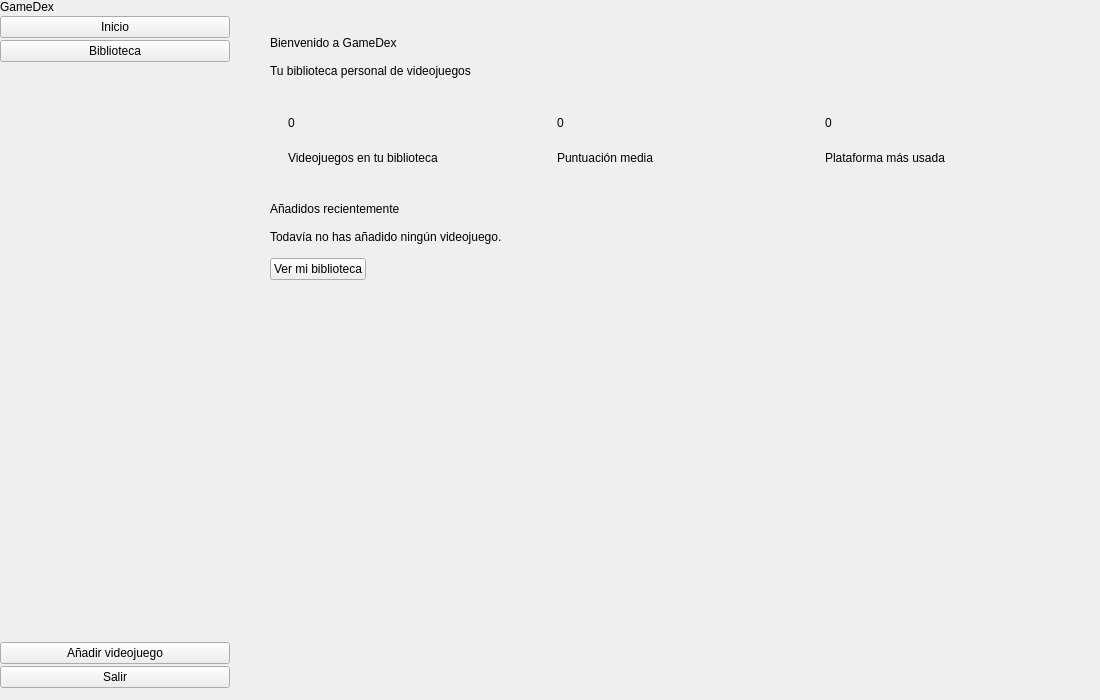
<?xml version="1.0" encoding="UTF-8"?>
<ui version="4.0">
 <class>MainWindow</class>
 <widget class="QMainWindow" name="MainWindow">
  <property name="geometry"><rect><x>0</x><y>0</y><width>1100</width><height>700</height></rect></property>
  <property name="minimumSize"><size><width>900</width><height>600</height></size></property>
  <property name="windowTitle"><string>GameDex</string></property>
  <widget class="QWidget" name="centralwidget">
   <layout class="QHBoxLayout" name="layoutCentral">
    <property name="spacing"><number>0</number></property>
    <property name="leftMargin"><number>0</number></property>
    <property name="topMargin"><number>0</number></property>
    <property name="rightMargin"><number>0</number></property>
    <property name="bottomMargin"><number>0</number></property>
    <item>
     <widget class="QFrame" name="panelLateral">
      <property name="minimumSize"><size><width>230</width><height>0</height></size></property>
      <property name="maximumSize"><size><width>230</width><height>16777215</height></size></property>
      <layout class="QVBoxLayout" name="layoutLateral">
       <property name="spacing"><number>2</number></property>
       <property name="leftMargin"><number>0</number></property>
       <property name="topMargin"><number>0</number></property>
       <property name="rightMargin"><number>0</number></property>
       <property name="bottomMargin"><number>12</number></property>
       <item>
        <widget class="QLabel" name="lblLogo">
         <property name="text"><string>GameDex</string></property>
        </widget>
       </item>
       <item><widget class="QPushButton" name="btnInicio">
 <property name="text"><string>Inicio</string></property>
 <property name="checkable"><bool>true</bool></property>
</widget></item>
       <item><widget class="QPushButton" name="btnBiblioteca">
 <property name="text"><string>Biblioteca</string></property>
 <property name="checkable"><bool>true</bool></property>
</widget></item>
       <item>
        <spacer name="spacerLateral">
         <property name="orientation"><enum>Qt::Vertical</enum></property>
         <property name="sizeHint" stdset="0"><size><width>20</width><height>40</height></size></property>
        </spacer>
       </item>
       <item><widget class="QPushButton" name="btnAnadir">
 <property name="text"><string>Añadir videojuego</string></property>
</widget></item>
       <item><widget class="QPushButton" name="btnSalir">
 <property name="text"><string>Salir</string></property>
</widget></item>
      </layout>
     </widget>
    </item>
    <item>
     <widget class="QStackedWidget" name="contenidoPrincipal">
      <property name="currentIndex"><number>0</number></property>
      <widget class="QWidget" name="pageInicio">
       <layout class="QVBoxLayout" name="layoutInicio">
        <property name="spacing"><number>14</number></property>
        <property name="leftMargin"><number>40</number></property>
        <property name="topMargin"><number>36</number></property>
        <property name="rightMargin"><number>40</number></property>
        <property name="bottomMargin"><number>30</number></property>
        <item>
         <widget class="QLabel" name="lblTituloInicio">
          <property name="text"><string>Bienvenido a GameDex</string></property>
         </widget>
        </item>
        <item>
         <widget class="QLabel" name="lblSubtituloInicio">
          <property name="text"><string>Tu biblioteca personal de videojuegos</string></property>
         </widget>
        </item>
        <item>
         <layout class="QHBoxLayout" name="layoutStats">
          <property name="spacing"><number>16</number></property>
        <item>
         <widget class="QFrame" name="statTileTotal">
          <property name="minimumSize"><size><width>190</width><height>96</height></size></property>
          <layout class="QVBoxLayout" name="layoutTileTotal">
           <property name="spacing"><number>2</number></property>
           <property name="leftMargin"><number>18</number></property>
           <property name="topMargin"><number>14</number></property>
           <property name="rightMargin"><number>18</number></property>
           <property name="bottomMargin"><number>14</number></property>
           <item>
            <widget class="QLabel" name="lblStatTotal">
             <property name="text"><string>0</string></property>
            </widget>
           </item>
           <item>
            <widget class="QLabel" name="lblCaptionTotal">
             <property name="text"><string>Videojuegos en tu biblioteca</string></property>
            </widget>
           </item>
          </layout>
         </widget>
        </item>
        <item>
         <widget class="QFrame" name="statTileMedia">
          <property name="minimumSize"><size><width>190</width><height>96</height></size></property>
          <layout class="QVBoxLayout" name="layoutTileMedia">
           <property name="spacing"><number>2</number></property>
           <property name="leftMargin"><number>18</number></property>
           <property name="topMargin"><number>14</number></property>
           <property name="rightMargin"><number>18</number></property>
           <property name="bottomMargin"><number>14</number></property>
           <item>
            <widget class="QLabel" name="lblStatMedia">
             <property name="text"><string>0</string></property>
            </widget>
           </item>
           <item>
            <widget class="QLabel" name="lblCaptionMedia">
             <property name="text"><string>Puntuación media</string></property>
            </widget>
           </item>
          </layout>
         </widget>
        </item>
        <item>
         <widget class="QFrame" name="statTilePlataforma">
          <property name="minimumSize"><size><width>190</width><height>96</height></size></property>
          <layout class="QVBoxLayout" name="layoutTilePlataforma">
           <property name="spacing"><number>2</number></property>
           <property name="leftMargin"><number>18</number></property>
           <property name="topMargin"><number>14</number></property>
           <property name="rightMargin"><number>18</number></property>
           <property name="bottomMargin"><number>14</number></property>
           <item>
            <widget class="QLabel" name="lblStatPlataforma">
             <property name="text"><string>0</string></property>
            </widget>
           </item>
           <item>
            <widget class="QLabel" name="lblCaptionPlataforma">
             <property name="text"><string>Plataforma más usada</string></property>
            </widget>
           </item>
          </layout>
         </widget>
        </item>
         </layout>
        </item>
        <item>
         <widget class="QLabel" name="lblTituloRecientes">
          <property name="text"><string>Añadidos recientemente</string></property>
         </widget>
        </item>
        <item>
         <widget class="QLabel" name="lblRecientes">
          <property name="text"><string>Todavía no has añadido ningún videojuego.</string></property>
          <property name="alignment"><set>Qt::AlignLeading|Qt::AlignLeft|Qt::AlignTop</set></property>
         </widget>
        </item>
        <item>
         <layout class="QHBoxLayout" name="layoutAccionInicio">
          <item><widget class="QPushButton" name="btnIrBiblioteca">
 <property name="text"><string>Ver mi biblioteca</string></property>
</widget></item>
          <item>
           <spacer name="spacerAccionInicio">
            <property name="orientation"><enum>Qt::Horizontal</enum></property>
            <property name="sizeHint" stdset="0"><size><width>40</width><height>20</height></size></property>
           </spacer>
          </item>
         </layout>
        </item>
        <item>
         <spacer name="spacerInicio">
          <property name="orientation"><enum>Qt::Vertical</enum></property>
          <property name="sizeHint" stdset="0"><size><width>20</width><height>40</height></size></property>
         </spacer>
        </item>
       </layout>
      </widget>
      <widget class="QWidget" name="pageBiblioteca">
       <layout class="QVBoxLayout" name="layoutBiblioteca">
        <property name="spacing"><number>14</number></property>
        <property name="leftMargin"><number>40</number></property>
        <property name="topMargin"><number>36</number></property>
        <property name="rightMargin"><number>30</number></property>
        <property name="bottomMargin"><number>16</number></property>
        <item>
         <layout class="QHBoxLayout" name="layoutCabecera">
          <item>
           <widget class="QLabel" name="lblTituloBiblioteca">
            <property name="text"><string>Mi biblioteca</string></property>
           </widget>
          </item>
          <item>
           <spacer name="spacerCabecera">
            <property name="orientation"><enum>Qt::Horizontal</enum></property>
            <property name="sizeHint" stdset="0"><size><width>40</width><height>20</height></size></property>
           </spacer>
          </item>
          <item>
           <widget class="QLabel" name="lblContador">
            <property name="text"><string>0 videojuegos</string></property>
           </widget>
          </item>
         </layout>
        </item>
        <item>
         <layout class="QHBoxLayout" name="layoutFiltros">
          <property name="spacing"><number>10</number></property>
          <item>
           <widget class="QLineEdit" name="textBuscar">
            <property name="minimumSize"><size><width>220</width><height>40</height></size></property>
            <property name="clearButtonEnabled"><bool>true</bool></property>
           </widget>
          </item>
          <item>
           <widget class="QComboBox" name="cmbGenero">
            <property name="minimumSize"><size><width>170</width><height>40</height></size></property>
           </widget>
          </item>
          <item>
           <widget class="QComboBox" name="cmbPlataforma">
            <property name="minimumSize"><size><width>190</width><height>40</height></size></property>
           </widget>
          </item>
          <item>
           <widget class="QPushButton" name="btnNuevoJuego">
            <property name="minimumSize"><size><width>130</width><height>40</height></size></property>
            <property name="text"><string>Limpiar filtros</string></property>
           </widget>
          </item>
         </layout>
        </item>
        <item>
         <widget class="QScrollArea" name="scrollArea">
          <property name="frameShape"><enum>QFrame::NoFrame</enum></property>
          <property name="widgetResizable"><bool>true</bool></property>
          <widget class="QWidget" name="contenedorTarjetas">
           <property name="geometry"><rect><x>0</x><y>0</y><width>800</width><height>400</height></rect></property>
          </widget>
         </widget>
        </item>
       </layout>
      </widget>
     </widget>
    </item>
   </layout>
  </widget>
 </widget>
 <tabstops>
  <tabstop>btnInicio</tabstop>
  <tabstop>btnBiblioteca</tabstop>
  <tabstop>btnAnadir</tabstop>
  <tabstop>btnSalir</tabstop>
  <tabstop>textBuscar</tabstop>
  <tabstop>cmbGenero</tabstop>
  <tabstop>cmbPlataforma</tabstop>
  <tabstop>btnNuevoJuego</tabstop>
  <tabstop>btnIrBiblioteca</tabstop>
 </tabstops>
 <resources/>
 <connections/>
</ui>
